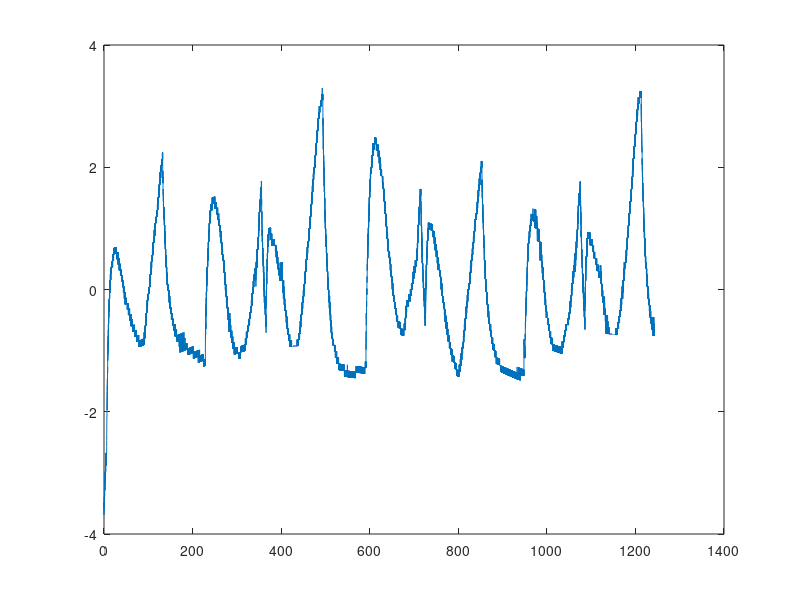

Source code (MATLAB): (Note: this script raises an error after producing the figure.)
clear all
close all
% deltaT=T-trend
% deltaT=[Io Id Iout Io_rms Id_rms Iout_rms (vel)??]*par

load("test_20220111_181745.mat");period=period/60/60;
DISABLE_PERIOD_STOP=false;
USE_PERIOD=false;
REMOVE_TEMP_TREND=false || USE_PERIOD;

t_days=(experiment.time-experiment.time(1))';
t_minutes=(t_days)*24*60;
t=t_minutes;

Id=experiment.Id;
Iout=experiment.Iout;
Iq=experiment.Iq;
Temp=experiment.Temperature;
Idm=experiment.mean_Id.^2;
Ioutm=experiment.mean_Iout.^2;
Iqm=experiment.mean_Iq.^2;
vel=experiment.Speed;
Vdc=experiment.Vdc;

M=[ones(length(t_days),1) sin(2*pi*t_days) cos(2*pi*t_days)];
par=M\Temp;

TempTrend=M*par;
dTemp=Temp-TempTrend;

% figure(1)
% plot(t,Temp)
% hold on
% plot(t,TempTrend,'--')
% legend('Temperature','Temp Trend')

%param=dTemp\[Id,Iout,Iq,Idm,Ioutm,Iqm];        %,vel,Vdc];

%Stima=[Id,Iout,Iq,Idm,Ioutm,Iqm]*param';      %,vel,Vdc];

figure(2)
plot(t,dTemp)
hold on 
[VALp,PKp] = findpeaks(dTemp,'MinPeakProminence', 0.5);
plot(t,dTemp,t(PKp),dTemp(PKp),'r*')
hold on 
[VALn,PKn] = findpeaks(-dTemp,'MinPeakProminence', 0.5);
plot(t,dTemp,t(PKn),dTemp(PKn),'b*')

% figure(3)
% plot(t,dTemp)
% hold on
% B = 1/20*ones(20,1);
% dTemp = filter(B,1,dTemp);
% TF = islocalmin(dTemp,'MinSeparation',0.03,'SamplePoints',t);
% plot(t,dTemp,t(TF),dTemp(TF),'r*')
%hold on
%plot(t,Stima,'--')
%legend('deltaT','stima')
